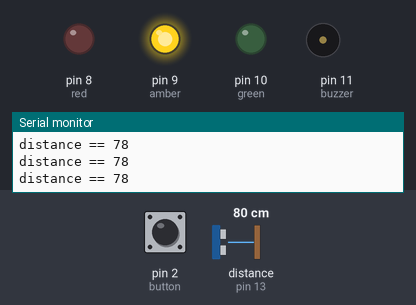
Recording of a sketch running on a simulated Arduino Uno, built with avr-gcc and run on an emulated ATmega328P. Parts: output pins drawn as LEDs (lit = HIGH), buzzer (waves = sounding, pin HIGH), the last lines printed to the serial monitor. Wiring (inferred from the names in the program): ultrasonic range finder: trigger pin 12; echo pin 13. The inputs (shaded band) are chosen by the test bench; at power-on: pin 2 (button) LOW, distance to the obstacle (sensor on pin 13) 80 cm. The echo pulse lasts 58.3 µs per cm; pins used as bus, display or sensor lines are not drawn.

Above: at 1.7 s.
1.8 s: pin 2 (button) pulled HIGH for 1 s
At 3.4 s:
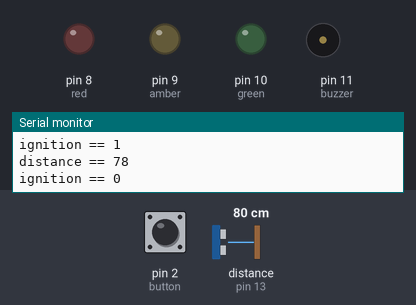
4.3 s: pin 2 (button) pulled HIGH for 0.15 s
At 5.2 s:
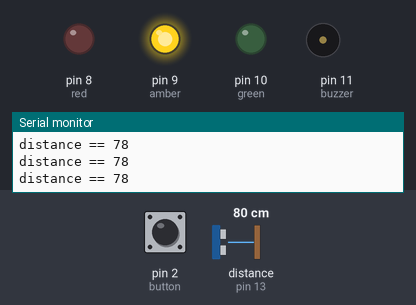
6.0 s: distance to the obstacle (sensor on pin 13) set to 53 cm
7.5 s: distance to the obstacle (sensor on pin 13) set to 45 cm
At 8.7 s:
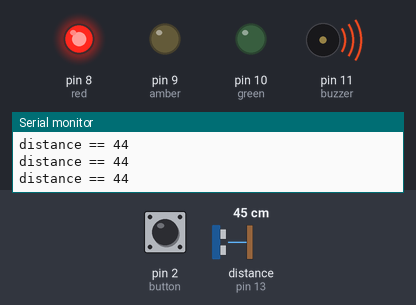
9.0 s: distance to the obstacle (sensor on pin 13) set to 102 cm
At 10.1 s:
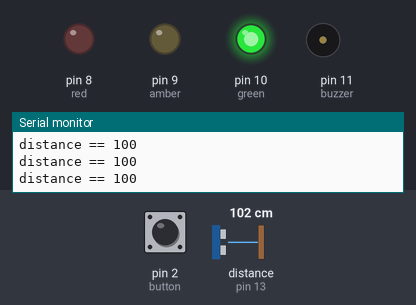
10.5 s: distance to the obstacle (sensor on pin 13) set to 99 cm
At 11.3 s:
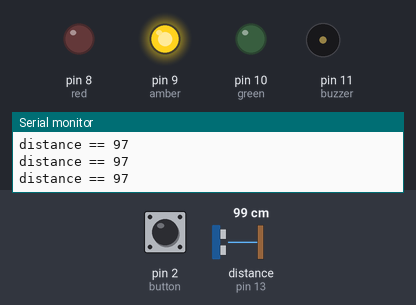
Timing chart, 0 to 13.0 s (numbered marks = the images above; inputs shaded):
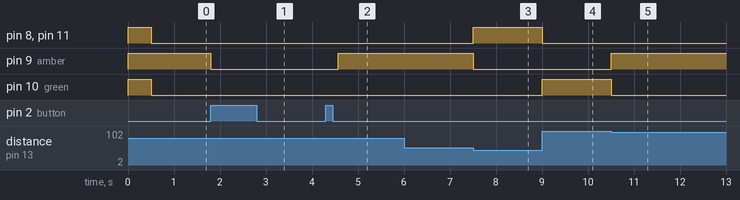

The sketch:

sdfd212-rangefinder.ino
```cpp
// pins: input
int red = 8;
int amber = 9;
int green = 10;
int buzzer = 11;
int trig = 12;

// pins: output
int button = 2;
int echo = 13;

// global vars
bool ignition = true;
int rangeFindDist = 0;

void setup() {
	// set baud rate
	Serial.begin(57600);

	// set pins
	pinMode(LED_BUILTIN, OUTPUT);
	pinMode(red, OUTPUT);
	pinMode(amber, OUTPUT);
	pinMode(green, OUTPUT);
	pinMode(trig, OUTPUT);
	pinMode(buzzer, OUTPUT);
	pinMode(button, INPUT);
	pinMode(echo, INPUT);

	// all lights on and wait (test)
	Serial.print("TEST");
	Serial.println("");
	digitalWrite(LED_BUILTIN, 1);
	digitalWrite(red, 1);
	digitalWrite(amber, 1);
	digitalWrite(green, 1);
	digitalWrite(buzzer, 1);
	delay(500);

	// all off
	Serial.print("all off");
	Serial.println("");
	digitalWrite(LED_BUILTIN, 0);
	digitalWrite(red, 0);
	digitalWrite(amber, 0);
	digitalWrite(green, 0);
	digitalWrite(buzzer, 0);
}

void loop() {
	// detect button press
	if (digitalRead(button) == 1) {
		// disable EVERYTHING
		digitalWrite(LED_BUILTIN, 0);
		digitalWrite(red, 0);
		digitalWrite(amber, 0);
		digitalWrite(green, 0);
		digitalWrite(buzzer, 0);

		// set ignition
		ignition = false;
		Serial.print("ignition == ");
		Serial.print(ignition);
		Serial.println("");
		delay(250);
	}

	while (ignition == false) {
		delay(250);

		// detect button press
		if (digitalRead(button) == 1) {
			// enable onboard LED
			digitalWrite(LED_BUILTIN, 1);

			// reset ignition
			ignition = true;
			Serial.print("ignition == ");
			Serial.print(ignition);
			Serial.println("");
			delay(250);
			break;
		}
	}
	// get the range from the ultrasound
	rangeFindDist = rangeFind();

	// set the LED
	if(rangeFindDist > 99) {
		digitalWrite(red, 0);
		digitalWrite(amber, 0);
		digitalWrite(green, 1);

		// make sure the buzzer is off
		digitalWrite(buzzer, 0);
	} else if(rangeFindDist > 49 && rangeFindDist < 100) {
		digitalWrite(red, 0);
		digitalWrite(amber, 1);
		digitalWrite(green, 0);

		// make sure the buzzer is off
		digitalWrite(buzzer, 0);
	} else if(rangeFindDist < 50) {
		digitalWrite(red, 1);
		digitalWrite(amber, 0);
		digitalWrite(green, 0);

		// annoy andy
		digitalWrite(buzzer, 1);
	}
}

int rangeFind() {
	// ultrasound vars
	long duration = 0;
	int distance = 0;

	// Clears the trig pin
	digitalWrite(trig, 0);
	delayMicroseconds(2);

	// 10μs burst
	digitalWrite(trig, 1);
	delayMicroseconds(10);
	digitalWrite(trig, 0);

	// reads the echo, returns the sound wave travel time in microseconds
	duration = pulseIn(echo, 1);

	// compute distance
	distance = duration * 0.034 / 2;

	// print debug
	Serial.print("distance == ");
	Serial.print(distance);
	Serial.println("");

	return distance;
}
```

Measured:
- the behaviour switches between 51 and 50 cm on distance to the obstacle (sensor on pin 13) (found by bisection; images 2 and 3)
- the behaviour switches between 102 and 101 cm on distance to the obstacle (sensor on pin 13) (found by bisection; images 4 and 5)
- after the input at 1.8 s, pin 9 (amber): HIGH → LOW at once
- after the input at 4.3 s, pin 9 (amber): LOW → HIGH after 0.27 s
- after the input at 7.5 s, pin 8 (red), pin 11 (buzzer): LOW → HIGH at once; pin 9 (amber): HIGH → LOW at once
- after the input at 9.0 s, pin 8 (red), pin 11 (buzzer): HIGH → LOW at once; pin 10 (green): LOW → HIGH at once
- after the input at 10.5 s, pin 9 (amber): LOW → HIGH at once; pin 10 (green): HIGH → LOW at once
